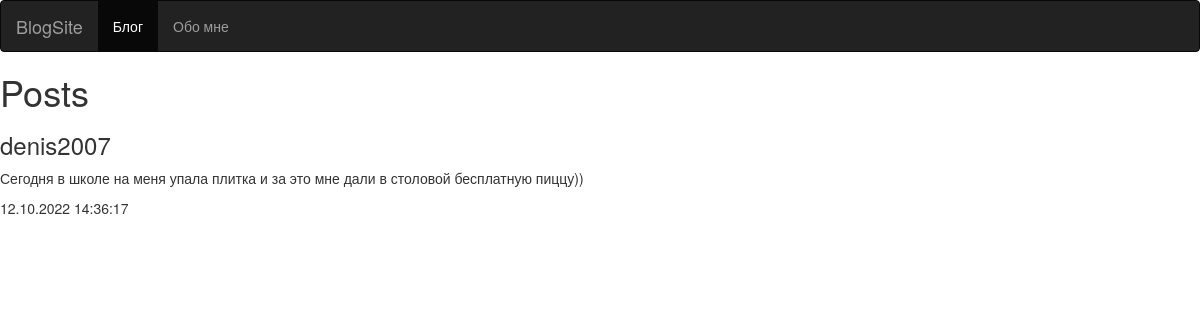
/blog_post/posts/4/, run on the app's committed database.
### blog_post/models.py (models this page shows)
class Post(models.Model):
    nickname = models.CharField(max_length=16, verbose_name='Ник')
    content = models.TextField(null=False, blank=False, verbose_name="Новость")
    published = models.DateTimeField(auto_now_add=True, db_index=True,
    verbose_name="Опубликовано")
    rubric = models.ForeignKey('Rubric', null=True, on_delete=models.PROTECT,
    verbose_name='Рубрика')
    class Meta:
        verbose_name_plural = "Посты"
        verbose_name = "Пост"
        ordering = ['-published']

### blog_post/views.py (the view)
# urls.py: path('posts/<int:post_id>/', by_post, name='by_post'),
def by_post(request, post_id):
    posts = Post.objects.all()
    current_post = Post.objects.get(pk=post_id)
    current_rubric = current_post.rubric
    context = {'current_post': current_post, 'current_rubric': current_rubric}
    return render(request, 'by_post.html', context)

### blog_post/templates/by_post.html (shortened to what this page needs)
<html lang="en">
<head>
  <link rel="stylesheet" href="https://maxcdn.bootstrapcdn.com/bootstrap/3.4.1/css/bootstrap.min.css">
  <script src="https://maxcdn.bootstrapcdn.com/bootstrap/3.4.1/js/bootstrap.min.js"></script></head>
<body>
    <nav class="navbar navbar-inverse">
        <div class="container-fluid">
          <div class="navbar-header">
            <a class="navbar-brand" href="#">BlogSite</a>
          </div>
          <ul class="nav navbar-nav">
            <li class="active"><a href="/blog_post/">Блог</a></li>
            <li><a href="{% url 'about' %}">Обо мне</a></li>
          </ul>
        </div>
      </nav>
    <h1>Posts</h1>
    <div>
        <h3>{{ current_post.nickname }}</h3>
        <p>{{ current_post.content }}</p>
        <p>{{ current_post.published|date:"d.m.Y H:i:s" }}</p>
    </div>
</body>
</html>

### data on the page
Post: nickname "denis2007", content "Сегодня в школе на меня упала плитка и за это мне дали в столовой бесплатную пиццу))", published "12.10.2022 14:36:17"
